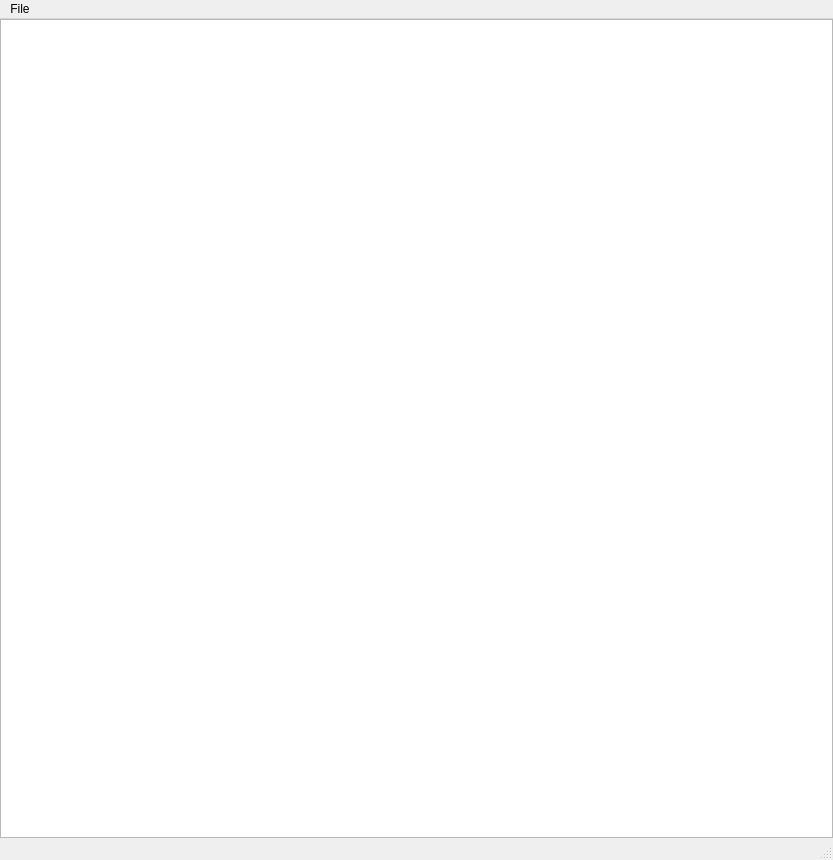
<?xml version="1.0" encoding="UTF-8"?>
<ui version="4.0">
 <class>SimpleExcelReader</class>
 <widget class="QMainWindow" name="SimpleExcelReader">
  <property name="geometry">
   <rect>
    <x>0</x>
    <y>0</y>
    <width>833</width>
    <height>860</height>
   </rect>
  </property>
  <property name="windowTitle">
   <string>SimpleExcelReader</string>
  </property>
  <widget class="QWidget" name="centralwidget">
   <layout class="QVBoxLayout" name="verticalLayout">
    <property name="leftMargin">
     <number>0</number>
    </property>
    <property name="topMargin">
     <number>0</number>
    </property>
    <property name="rightMargin">
     <number>0</number>
    </property>
    <property name="bottomMargin">
     <number>0</number>
    </property>
    <item>
     <widget class="QTableWidget" name="tableWidget"/>
    </item>
   </layout>
  </widget>
  <widget class="QMenuBar" name="menubar">
   <property name="geometry">
    <rect>
     <x>0</x>
     <y>0</y>
     <width>833</width>
     <height>22</height>
    </rect>
   </property>
   <widget class="QMenu" name="menuFile">
    <property name="title">
     <string>File</string>
    </property>
    <addaction name="actionOpen"/>
   </widget>
   <addaction name="menuFile"/>
  </widget>
  <widget class="QStatusBar" name="statusbar"/>
  <action name="actionOpen">
   <property name="text">
    <string>Open</string>
   </property>
  </action>
 </widget>
 <resources/>
 <connections/>
</ui>
